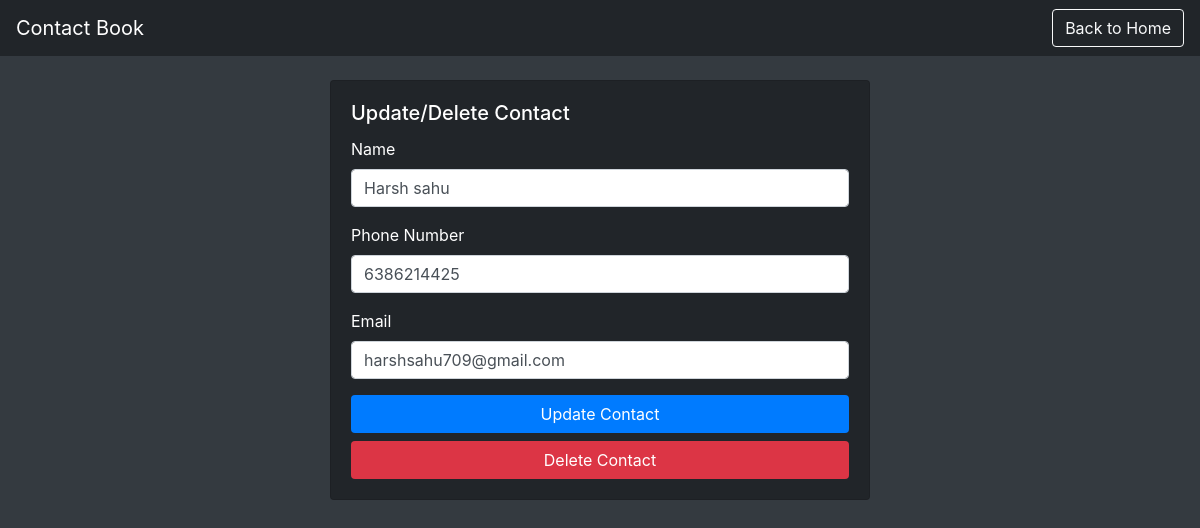
The app's page /update/1/ with its own data.
### stuff/models.py (models this page shows, shortened)
class Contact(models.Model):
    name = models.CharField(max_length=50)
    phone = models.IntegerField()
    email = models.EmailField()

### stuff/views.py (the view)
# urls.py: path('update/<int:id>/',views.update,name='update'),
def update(request,id):
    contact = Contact.objects.get(pk=id)
    if request.method == 'POST':
        con = UpdateForm(request.POST,instance=contact)
        if con.is_valid():
            con.save()
            return redirect('home')
        else:
            return redirect('update')
    else:
        con = UpdateForm()
    return render(request,'stuff/update.html',{'contact':contact})

### stuff/templates/stuff/update.html (shortened to what this page needs)
<!DOCTYPE html>
{% load static %}
<html lang="en">
<head>
    <link href="{% static 'css/bootstrap.css' %}" rel="stylesheet">
</head>
<body>
    <nav class="navbar navbar-expand-lg navbar-dark">
        <a class="navbar-brand" href="#">Contact Book</a>
        <div class="ml-auto">
            <a href="{% url 'home' %}" class="btn btn-outline-light">Back to Home</a>
        </div>
    </nav>
    <div class="container mt-4">
        <div class="row">
            <div class="col-md-6 offset-md-3">
                <div class="card mb-4">
                    <div class="card-body">
                        <h5 class="card-title">Update/Delete Contact</h5>
                        <form action='{% url 'update' contact.id %}' method='POST' id="update-delete-form">
                            <div class="form-group">
                                <label for="name">Name</label>
                                <input type="text" class="form-control" name="name" value="{{contact.name}}">
                            </div>
                            <div class="form-group">
                                <label for="phone">Phone Number</label>
                                <input type="text" class="form-control" name="phone" value="{{contact.phone}}">
                            </div>
                            <div class="form-group">
                                <label for="email">Email</label>
                                <input type="email" class="form-control" name="email" value="{{contact.email}}">
                            </div>
                            <button type="submit" class="btn btn-primary mb-2">Update Contact</button>
                        </form>
                        <form action="{% url 'delete' contact.id %}" method='POST'>
                            <button type="submit" class="btn btn-danger">Delete Contact</button>
                        </form>
                    </div>
                </div>
            </div>
        </div>
    </div>
</body>
</html>

### stuff/templates/stuff/update.html (style rules this page uses)
body { background-color: #343a40; color: #ffffff; }
.navbar, .card { background-color: #212529; }
.form-control, .btn { border-radius: 0.25rem; }
.btn-primary, .btn-danger { border-color: transparent; width: 100%; }
.btn-primary { background-color: #007bff; }
.btn-danger { background-color: #dc3545; }

### records on screen
Contact: name "Harsh sahu", phone "6386214425", email "harshsahu709@gmail.com"
